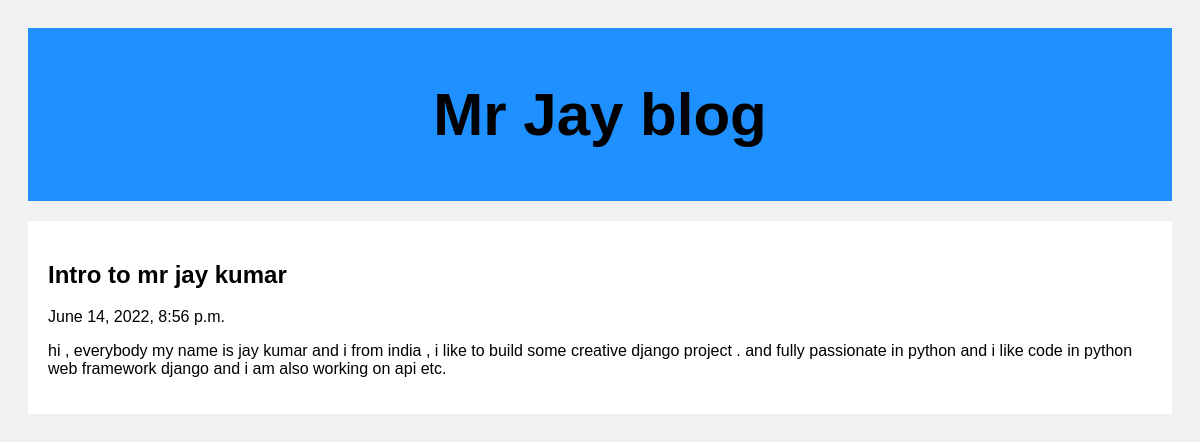
/post/6, run on the app's committed database.
### posts/models.py (models this page shows)
class Post(models.Model):
    title = models.CharField(max_length=100)
    body = models.CharField(max_length=10000000000000000000)
    created_at = models.DateTimeField(default=datetime.now, blank=True)

### posts/views.py (the view)
# urls.py: path('post/<str:pk>', views.post, name = 'post')
def post(request, pk):
    posts = Post.objects.get(id=pk)
    return render(request , 'post.html', {'posts': posts})

### posts/templates/post.html (shortened to what this page needs)
<!DOCTYPE html>
<html>
<head>
</head>
<body>
<div class="header">
  <h2>Mr Jay blog </h2>
</div>
<div class="row">
  <div class="leftcolumn">
    <div class="card">
        <h2>{{posts.title}}</h2>
        <h7>{{posts.created_at}}</h7>
        <p>{{posts.body}}</p>
    </div>
  </div>
</div>
</body>
</html>

### posts/templates/post.html (style rules this page uses)
* { box-sizing: border-box; }
body { font-family: Arial; padding: 20px; background: #f1f1f1; }
.header { padding: 2px; font-size: 40px; text-align: center; background: Dodgerblue; }
.leftcolumn { float: left; width: 100%; }
.card { background-color: white ; padding: 20px; margin-top: 20px; }
.row:after { content: ""; display: table; clear: both; }

### data on the page
Post: title "Intro to mr jay kumar", created_at "June 14, 2022, 8:56 p.m.", body "hi , everybody my name is jay kumar and i from india , i like to build some creative django project . and fully passionate in python and i like code in python web framework django and i am also working on api etc."
